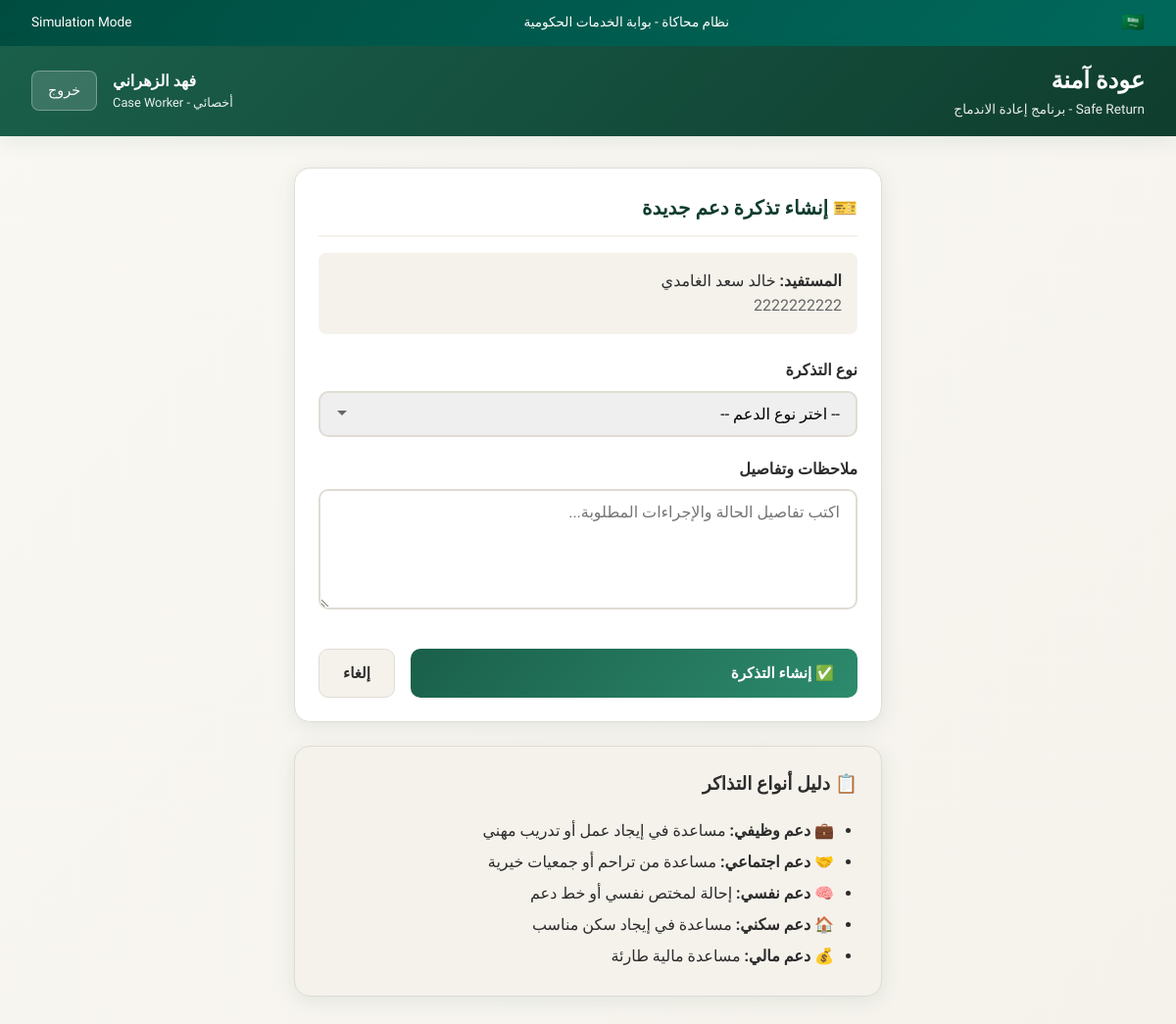
The page /caseworker/profile/2/ticket/ (signed in) on the database its author committed.
### core/models.py (models this page shows, shortened)
class User(models.Model):
    ROLE_CHOICES = [
        ('beneficiary', 'مستفيد - Beneficiary'),      # Released person
        ('case_worker', 'أخصائي - Case Worker'),      # Social worker
        ('admin', 'مدير - Admin'),                     # System admin
    ]
    national_id = models.CharField(
        max_length=10,
        unique=True,
        verbose_name='رقم الهوية الوطنية'
    )
    full_name = models.CharField(
        max_length=200,
        verbose_name='الاسم الكامل'
    )
    role = models.CharField(
        max_length=20,
        choices=ROLE_CHOICES,
        default='beneficiary',
        verbose_name='الدور'
    )
    phone = models.CharField(
        max_length=15,
        blank=True,
        verbose_name='رقم الجوال'
    )
    created_at = models.DateTimeField(auto_now_add=True)
    class Meta:
        verbose_name = 'مستخدم'
        verbose_name_plural = 'المستخدمون'

class ReleaseProfile(models.Model):
    RISK_LEVEL_CHOICES = [
        ('green', '🟢 أخضر - Green'),    # Low risk, stable
        ('yellow', '🟡 أصفر - Yellow'),  # Medium risk, needs monitoring
        ('red', '🔴 أحمر - Red'),        # High risk, needs intervention
    ]
    CITY_CHOICES = [
        ('riyadh', 'الرياض'),
        ('jeddah', 'جدة'),
        ('mecca', 'مكة المكرمة'),
        ('medina', 'المدينة المنورة'),
        ('dammam', 'الدمام'),
        ('khobar', 'الخبر'),
        ('taif', 'الطائف'),
        ('tabuk', 'تبوك'),
        ('other', 'أخرى'),
    ]
    user = models.OneToOneField(
        User,
        on_delete=models.CASCADE,
        related_name='release_profile',
        verbose_name='المستخدم'
    )
    release_date = models.DateField(
        verbose_name='تاريخ الإفراج'
    )
    end_of_followup_date = models.DateField(
        verbose_name='تاريخ انتهاء المتابعة'
    )
    risk_level = models.CharField(
        max_length=10,
        choices=RISK_LEVEL_CHOICES,
        default='green',
        verbose_name='مستوى الخطورة'
    )
    city = models.CharField(
        max_length=50,
        choices=CITY_CHOICES,
        default='riyadh',
        verbose_name='المدينة'
    )
    notes = models.TextField(
        blank=True,
        verbose_name='ملاحظات'
    )
    assigned_case_worker = models.ForeignKey(
        User,
        on_delete=models.SET_NULL,
        null=True,
        blank=True,
        related_name='assigned_profiles',
        limit_choices_to={'role': 'case_worker'},
        verbose_name='الأخصائي المسؤول'
    )
    is_completed = models.BooleanField(
        default=False,
        verbose_name='مكتمل'
    )
    created_at = models.DateTimeField(auto_now_add=True)
    updated_at = models.DateTimeField(auto_now=True)
    class Meta:
        verbose_name = 'ملف الإفراج'
        verbose_name_plural = 'ملفات الإفراج'
        ordering = ['-created_at']

### core/views.py (the view, shortened to what this page needs)
# urls.py: path('caseworker/profile/<int:profile_id>/ticket/', views.create_ticket, name='create_ticket'),
def create_ticket(request, profile_id):
    user = get_current_user(request)
    if not user or user.role not in ['case_worker', 'admin']:
        return redirect('login_select')
    profile = get_object_or_404(ReleaseProfile, id=profile_id)
    context = {
        'user': user,
        'profile': profile,
        'ticket_types': SupportTicket.TYPE_CHOICES,
    }
    return render(request, 'core/create_ticket.html', context)

### core/views.py (called while the page is built)
def get_current_user(request):
    user_id = request.session.get('user_id')
    if user_id:
        try:
            return User.objects.get(id=user_id)
        except User.DoesNotExist:
            pass
    return None

### core/templates/core/create_ticket.html (shortened to what this page needs)
{% extends 'core/base.html' %}
{% block content %}
<div style="max-width: 600px; margin: 0 auto;">
    <div class="card">
        <div class="card-header">
            <h2 class="card-title">🎫 إنشاء تذكرة دعم جديدة</h2>
        </div>
        <div style="background: var(--bg-light); padding: 1rem; border-radius: 8px; margin-bottom: 1.5rem;">
            <strong>المستفيد:</strong> {{ profile.user.full_name }}<br>
            <span style="color: var(--text-muted);">{{ profile.user.national_id }}</span>
        </div>
        <form method="post">
            <div class="form-group">
                <label class="form-label">نوع التذكرة</label>
                <select name="ticket_type" class="form-control" required>
                    <option value="">-- اختر نوع الدعم --</option>
                </select>
            </div>
            <div class="form-group">
                <label class="form-label">ملاحظات وتفاصيل</label>
                <textarea name="notes" class="form-control" rows="5"
                          placeholder="اكتب تفاصيل الحالة والإجراءات المطلوبة..."></textarea>
            </div>
            <div style="display: flex; gap: 1rem; margin-top: 2rem;">
                <button type="submit" class="btn btn-primary" style="flex: 1;">
                    ✅ إنشاء التذكرة
                </button>
                <a href="{% url 'profile_detail' profile.id %}" class="btn btn-secondary">
                    إلغاء
                </a>
            </div>
        </form>
    </div>
    <div class="card" style="background: var(--bg-light);">
        <h3 style="margin-bottom: 1rem;">📋 دليل أنواع التذاكر</h3>
        <ul style="padding-right: 1.5rem; line-height: 2;">
            <li><strong>💼 دعم وظيفي:</strong> مساعدة في إيجاد عمل أو تدريب مهني</li>
            <li><strong>🤝 دعم اجتماعي:</strong> مساعدة من تراحم أو جمعيات خيرية</li>
            <li><strong>🧠 دعم نفسي:</strong> إحالة لمختص نفسي أو خط دعم</li>
            <li><strong>🏠 دعم سكني:</strong> مساعدة في إيجاد سكن مناسب</li>
            <li><strong>💰 دعم مالي:</strong> مساعدة مالية طارئة</li>
        </ul>
    </div>
</div>
{% endblock %}

### core/templates/core/base.html (shortened to what this page needs)
<!DOCTYPE html>
<html lang="ar" dir="rtl">
<head>
</head>
<body>
    <div class="absher-banner">
        <span class="saudi-emblem">🇸🇦</span>
        <span>نظام محاكاة - بوابة الخدمات الحكومية</span>
        <span>Simulation Mode</span>
    </div>
    <header class="header">
        <div class="header-logo">
            <div>
                <h1>عودة آمنة</h1>
                <div class="subtitle">Safe Return - برنامج إعادة الاندماج</div>
            </div>
        </div>
        {% if user %}
        <div class="header-user">
            <div class="user-info">
                <div class="user-name">{{ user.full_name }}</div>
                <div class="user-role">{{ user.get_role_display }}</div>
            </div>
            <a href="{% url 'logout' %}" class="btn-logout">خروج</a>
        </div>
        {% endif %}
    </header>
    <main class="main-content">
        {% block content %}{% endblock %}
    </main>
</body>
</html>

### core/templates/core/base.html (style rules this page uses)
:root { --primary: #1a5f4a; --primary-light: #2d8b6d; --primary-dark: #0f3d2e; --secondary: #c9a227; --secondary-light: #e8c84a; --danger: #c0392b; --warning: #f39c12; --success: #27ae60; --bg-cream: #faf8f3; --bg-light: #f5f2ec; --text-dark: #2c2c2c; --text-muted: #666; --border: #e0dcd4; --shadow: rgba(26, 95, 74, 0.1); }
* { margin: 0; padding: 0; box-sizing: border-box; }
body { font-family: 'Tajawal', sans-serif; background: linear-gradient(135deg, var(--bg-cream) 0%, var(--bg-light) 100%); min-height: 100vh; color: var(--text-dark); line-height: 1.6; }
.header { background: linear-gradient(135deg, var(--primary) 0%, var(--primary-dark) 100%); color: white; padding: 1rem 2rem; display: flex; justify-content: space-between; align-items: center; box-shadow: 0 4px 20px var(--shadow); }
.header-logo { display: flex; align-items: center; gap: 1rem; }
.header-logo h1 { font-size: 1.5rem; font-weight: 800; }
.header-logo .subtitle { font-size: 0.85rem; opacity: 0.9; }
.header-user { display: flex; align-items: center; gap: 1rem; }
.header-user .user-info { text-align: left; }
.header-user .user-name { font-weight: 700; }
.header-user .user-role { font-size: 0.8rem; opacity: 0.9; }
.btn-logout { background: rgba(255,255,255,0.15); color: white; border: 1px solid rgba(255,255,255,0.3); padding: 0.5rem 1rem; border-radius: 8px; cursor: pointer; font-family: inherit; font-size: 0.9rem; transition: all 0.2s; text-decoration: none; }
.main-content { max-width: 1400px; margin: 0 auto; padding: 2rem; }
.card { background: white; border-radius: 16px; box-shadow: 0 4px 20px var(--shadow); padding: 1.5rem; margin-bottom: 1.5rem; border: 1px solid var(--border); }
.card-header { display: flex; justify-content: space-between; align-items: center; margin-bottom: 1rem; padding-bottom: 0.75rem; border-bottom: 2px solid var(--bg-light); }
.card-title { font-size: 1.25rem; font-weight: 700; color: var(--primary-dark); }
.btn { display: inline-flex; align-items: center; gap: 0.5rem; padding: 0.75rem 1.5rem; border-radius: 10px; font-family: inherit; font-size: 0.95rem; font-weight: 600; cursor: pointer; transition: all 0.2s; text-decoration: none; border: none; }
.btn-primary { background: linear-gradient(135deg, var(--primary) 0%, var(--primary-light) 100%); color: white; }
.btn-secondary { background: var(--bg-light); color: var(--text-dark); border: 1px solid var(--border); }
.form-group { margin-bottom: 1.25rem; }
.form-label { display: block; margin-bottom: 0.5rem; font-weight: 600; color: var(--text-dark); }
.form-control { width: 100%; padding: 0.75rem 1rem; border: 2px solid var(--border); border-radius: 10px; font-family: inherit; font-size: 1rem; transition: border-color 0.2s; }
select.form-control { appearance: none; background-repeat: no-repeat; background-position: left 1rem center; padding-left: 2.5rem; }
textarea.form-control { resize: vertical; min-height: 100px; }
.absher-banner { background: linear-gradient(135deg, #004d40 0%, #00695c 100%); color: white; padding: 0.5rem 2rem; font-size: 0.85rem; display: flex; justify-content: space-between; align-items: center; }
.absher-banner .saudi-emblem { font-size: 1.2rem; }

### rows shown on the page
User: full_name "فهد الزهراني", role "أخصائي - Case Worker"
ReleaseProfile: user.full_name "خالد سعد الغامدي", user.national_id "2222222222"
